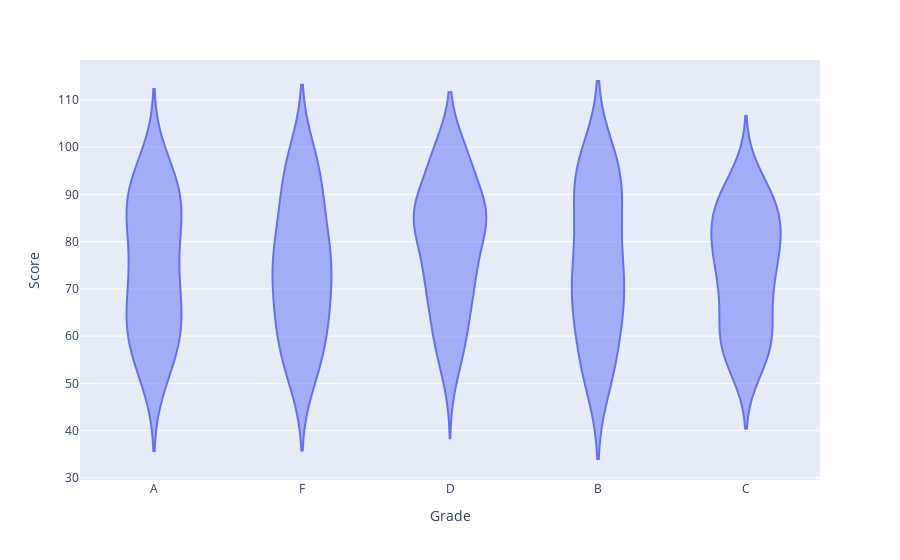

Notebook code for this chart:
### Code cell
fig = ex.violin(df,x = "Grade",y="Score")
fig.show()

### Figure 1 — Plotly figure (JSON) as saved in the notebook; plotly's stock layout.template omitted (floating-point values rounded to 4 significant figures; data arrays with more than 128 entries replaced by an {"elided": "..."} marker saying what was removed)
{"data": [{"alignmentgroup": "True", "box": {"visible": false}, "hovertemplate": "Grade=%{x}<br>Score=%{y}<extra></extra>", "legendgroup": "", "marker": {"color": "#636efa"}, "name": "", "offsetgroup": "", "orientation": "v", "scalegroup": "True", "showlegend": false, "type": "violin", "x": {"elided": "200 str values"}, "x0": " ", "xaxis": "x", "y": {"elided": "200 int values"}, "y0": " ", "yaxis": "y"}], "layout": {"autosize": true, "legend": {"tracegroupgap": 0}, "margin": {"t": 60}, "violinmode": "group", "xaxis": {"anchor": "y", "autorange": true, "domain": [0, 1], "range": [-0.5, 4.5], "title": {"text": "Grade"}, "type": "category"}, "yaxis": {"anchor": "x", "autorange": true, "domain": [0, 1], "range": [29.54, 118.5], "title": {"text": "Score"}, "type": "linear"}}}
